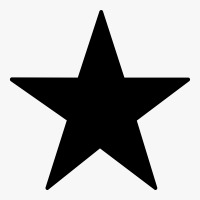
#> input picture tps/tp2.1/hu_moments/imgs/star.jpeg, 200 x 200 px, given in place of the camera
$ python homografia.py
#> lines starting #> are read from the running program, lines starting #| are printed output that depends on the picture
import os
import sys

# OpenCV 4.10+ prueba el backend Orbbec (OBSENSOR) antes que V4L2 y ensucia el log / el orden
# de backends; prioridad 0 lo desactiva salvo que lo definas vos (debe ir antes de import cv2).
os.environ.setdefault("OPENCV_VIDEOIO_PRIORITY_OBSENSOR", "0")

import numpy as np
import cv2


# [5 lines left out: function destroy_window_if_exists, not called in this run]


def _camera_index():
    """Índice fijo si se definió HOMOGRAFIA_CAMERA u OPENCV_CAMERA_INDEX."""
    for key in ("HOMOGRAFIA_CAMERA", "OPENCV_CAMERA_INDEX"):
        v = os.environ.get(key)
        if v is not None:
            return int(v)
    return None


def _capture_delivers_frame(cap, attempts=45):
    """isOpened() a veces es true sin stream; exigimos al menos un frame válido."""
#> called with attempts = 45
    for _ in range(attempts):
        ret, frame = cap.read()
        if ret and frame is not None and frame.size > 0:
            return True
#> this loop made 1 pass
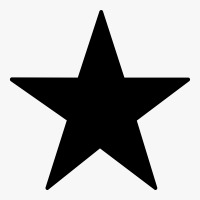
#> input picture tps/tp2.1/hu_moments/imgs/star.jpeg, 200 x 200 px, given in place of the camera
    return False


def _try_open_capture_index(index):
    """Prueba /dev/videoN + V4L2 y luego índice con backend por defecto."""
    v4l2 = getattr(cv2, "CAP_V4L2", None)
    dev_path = f"/dev/video{int(index)}"
    tries = []
    if v4l2 is not None and os.path.exists(dev_path):
        tries.append((dev_path, v4l2))
    if v4l2 is not None:
        tries.append((index, v4l2))
    tries.append((index, None))

    for source, backend in tries:
        cap = cv2.VideoCapture(source, backend) if backend is not None else cv2.VideoCapture(source)
        if not cap.isOpened():
            cap.release()
            continue
        if _capture_delivers_frame(cap):
            return cap
        cap.release()
    return None


def open_video_capture(index=None):
    """
    Fuente por prioridad:
    1. HOMOGRAFIA_VIDEO (ruta a archivo o dispositivo, ej. /dev/video2)
    2. HOMOGRAFIA_CAMERA / OPENCV_CAMERA_INDEX → solo ese índice
    3. Sin eso → prueba índices 0..HOMOGRAFIA_SCAN_LAST (default 8)
    """
    path = (os.environ.get("HOMOGRAFIA_VIDEO") or "").strip()
    if path:
        cap = cv2.VideoCapture(path)
        if not cap.isOpened():
            cap.release()
            return None
        if not _capture_delivers_frame(cap):
            cap.release()
            return None
        return cap

    fixed = _camera_index()
    if index is not None:
        indices = [index]
    elif fixed is not None:
        indices = [fixed]
    else:
        last = max(0, int(os.environ.get("HOMOGRAFIA_SCAN_LAST", "4")))
        indices = list(range(0, last + 1))

    scanned = len(indices) > 1
    for idx in indices:
        cap = _try_open_capture_index(idx)
        if cap is not None:
            if scanned:
                print(f"Cámara: índice {idx}", file=sys.stderr)
            return cap
    return None


# [72 lines left out: functions _camera_open_fail_message, order_points, four_point_transform, not called in this run]


points = []
# [18 lines of commented-out code are left out]

def calibrate_camera(cap):
    CHECKBOARD = (4, 7)

    objp = np.zeros((CHECKBOARD[0] * CHECKBOARD[1], 3), np.float32)
    objp[:, :2] = np.mgrid[0:CHECKBOARD[0], 0:CHECKBOARD[1]].T.reshape(-1, 2)

    criteria = (cv2.TERM_CRITERIA_EPS + cv2.TERM_CRITERIA_MAX_ITER, 30, 0.001)

    image_points = []
    object_points = []
    camera_matrix = None
    distortion_coeff = None

    while True:
        ret, frame = cap.read()
#> frame is the input picture: shape (200, 200, 3); min 0, max 255, mean 177
        if not ret or frame is None or frame.size == 0:
            cv2.waitKey(30)
            continue
        gray = cv2.cvtColor(frame, cv2.COLOR_BGR2GRAY)
        display_gray = cv2.flip(gray, 1)
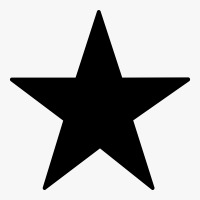
#> display_gray: shape (200, 200); min 0, max 255, mean 177
        cv2.imshow('binary', display_gray)

        key = cv2.waitKey(1) & 0xFF
#> (key q is pressed here)
        if key == ord('q'):
            ret2, corners = cv2.findChessboardCorners(gray, (CHECKBOARD[0], CHECKBOARD[1]))
#> ret2 = False; corners = None
            if ret2:
                corners2 = cv2.cornerSubPix(gray, corners, (11, 11), (-1, -1), criteria)
                image_points.append(corners2)
                object_points.append(objp)
                ret, camera_matrix, distortion_coeff, rotationvecs, translationvecs = \
                    cv2.calibrateCamera(object_points, image_points, gray.shape[::-1], None, None)
                cv2.imshow('drawedCorners',
                           cv2.drawChessboardCorners(frame, (CHECKBOARD[0], CHECKBOARD[1]), corners2, ret2))
                print("--------------CAMERA MATRIX------------")
                print(camera_matrix)
                print("--------------DISTORTION COEFF------------")
                print(distortion_coeff)
                print("Calibracion lista. Presiona 'w' para continuar con la homografia.")
                cv2.waitKey(500)
            else:
                print("No se detecto el tablero. Alinealo completo en la imagen y presiona 'q' otra vez.")
        elif key == ord('w'):
            if camera_matrix is None:
                print("Primero captura un tablero valido con 'q'.")
                continue
            (h, w, d) = frame.shape
            new_camera_matrix, roi = cv2.getOptimalNewCameraMatrix(camera_matrix, distortion_coeff, (w, h), 1, (w, h))
            destroy_window_if_exists('binary')
            destroy_window_if_exists('drawedCorners')
            return camera_matrix, distortion_coeff, new_camera_matrix


def mainVideo():
    cap = open_video_capture()
    if cap is None:
        sys.stderr.write(_camera_open_fail_message())
        sys.exit(1)
    # cap = cv2.VideoCapture('../static/videos/carsRt9_3.avi')
    camera_matrix = None
    distortion_coeff = None
    new_camera_matrix = None
    cv2.namedWindow('imagen normal')
    cv2.namedWindow('imagen distorsioned_frame')
    cv2.setMouseCallback('imagen distorsioned_frame', on_click)
    while True:
        while camera_matrix is None:
            camera_matrix, distortion_coeff, new_camera_matrix = calibrate_camera(cap)
            for _ in range(10):
                cap.read()
        global points
        ret, frame = cap.read()
        if not ret or frame is None or frame.size == 0:
            cv2.waitKey(30)
            continue
        cv2.imshow('imagen normal', frame)
        distorsioned_frame = cv2.undistort(frame, camera_matrix, distortion_coeff, None, new_camera_matrix)
        cv2.imshow('imagen distorsioned_frame', distorsioned_frame)
        if len(points) == 4:
            pts = np.array(points, dtype="float32")
            try:
                cv2.imshow('imagen transformada', four_point_transform(distorsioned_frame, pts))
            except ValueError as exc:
                print(exc)
                points = []
        elif len(points) > 4:
            print("Se seleccionaron mas de 4 puntos. Reiniciando seleccion.")
            points = []
        if cv2.waitKey(1) & 0xFF == ord('w'):
            break


# [10 lines left out: function on_click, not called in this run]


mainVideo()
